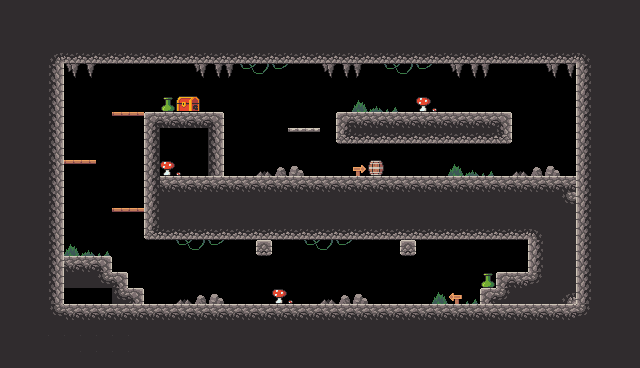

Tiled map render using the project's own tile images. Description and the whole map definition, tile-layer contents included, below:
An orthogonal 40x23 tile map with 16x16 px tiles, 1 tile layer (Background), 3 tilesets and 39 objects (15x Fruit, 4x Platform, Checkpoint, Player, Saw, ...).

<map version="1.10" tiledversion="1.11.2" orientation="orthogonal" renderorder="right-down" width="40" height="23" tilewidth="16" tileheight="16" infinite="0" nextlayerid="5" nextobjectid="141">
 <tileset firstgid="1" source="Tileset_Cave.tsx" />
 <tileset firstgid="9" source="background.tsx" />
 <tileset firstgid="489" source="tileset-cave.tsx" />
 <layer id="2" name="Background" width="40" height="23">
  <data encoding="csv">
511,511,511,511,511,511,511,511,511,511,511,511,511,511,511,511,511,511,511,511,511,511,511,511,511,511,511,511,511,511,511,511,511,511,511,511,511,511,511,511,
511,511,511,511,511,511,511,511,511,511,511,511,511,511,511,511,511,511,511,511,511,511,511,511,511,511,511,511,511,511,511,511,511,511,511,511,511,511,511,511,
511,511,511,511,511,511,511,511,511,511,511,511,511,511,511,511,511,511,511,511,511,511,511,511,511,511,511,511,511,511,511,511,511,511,511,511,511,511,511,511,
511,511,511,492,532,532,532,532,532,532,532,532,532,532,532,532,532,532,532,532,532,532,532,532,532,532,532,532,532,532,532,532,532,532,532,532,493,511,511,511,
511,511,511,512,496,497,0,0,0,0,0,0,496,497,498,526,527,528,0,0,496,497,498,0,526,527,528,0,496,497,498,0,0,0,496,497,510,511,511,511,
511,511,511,512,0,0,0,0,0,0,0,0,0,0,0,0,0,0,0,0,0,0,0,0,0,0,0,0,0,0,0,0,0,0,0,0,510,511,511,511,
511,511,511,512,0,0,0,0,0,0,900,938,939,0,0,0,0,0,0,0,0,0,499,500,501,0,563,564,0,0,0,0,0,0,0,0,510,511,511,511,
511,511,511,512,0,0,0,868,868,489,490,490,490,491,0,0,0,0,0,0,0,489,490,490,490,490,490,490,490,490,490,491,0,0,0,0,510,511,511,511,
511,511,511,512,0,0,0,0,0,510,0,0,0,512,0,0,0,0,867,867,0,531,532,532,532,532,532,532,532,532,532,533,0,0,0,0,510,511,511,511,
511,511,511,512,0,0,0,0,0,510,0,0,0,512,0,0,0,0,0,0,0,0,0,0,0,0,0,0,0,0,0,0,0,0,0,0,510,511,511,511,
511,511,511,512,868,868,0,0,0,510,563,564,0,512,0,0,559,560,561,0,0,0,911,930,0,0,0,0,499,500,501,0,559,560,561,0,510,511,511,511,
511,511,511,512,0,0,0,0,0,510,490,490,490,490,490,490,490,490,490,490,490,490,490,490,490,490,490,490,490,490,490,490,490,490,490,490,510,511,511,511,
511,511,511,512,0,0,0,0,0,510,511,511,511,511,511,511,511,511,511,511,511,511,511,511,511,511,511,511,511,511,511,511,511,511,511,513,510,511,511,511,
511,511,511,512,0,0,0,868,868,510,511,511,511,511,511,511,511,511,511,511,511,511,511,511,511,511,511,511,511,511,511,511,511,511,511,511,510,511,511,511,
511,511,511,512,0,0,0,0,0,531,532,532,532,532,532,532,532,532,532,532,532,532,532,532,532,532,532,532,532,532,532,532,532,493,511,511,510,511,511,511,
511,511,511,512,499,500,501,0,0,0,0,526,527,528,0,0,494,0,0,526,527,528,0,0,0,494,0,0,0,0,0,0,0,510,511,511,510,511,511,511,
511,511,511,512,490,490,491,0,0,0,0,0,0,0,0,0,0,0,0,0,0,0,0,0,0,0,0,0,0,0,0,0,0,510,511,511,510,511,511,511,
511,511,511,512,511,511,513,491,0,0,0,0,0,0,0,0,0,0,0,0,0,0,0,0,0,0,0,0,0,0,900,489,490,514,511,511,510,511,511,511,
511,511,511,512,0,0,0,513,491,0,0,559,560,561,0,0,0,563,564,0,559,560,561,0,0,0,0,499,912,501,489,514,574,574,511,492,510,511,511,511,
511,511,511,513,490,490,490,490,490,490,490,490,490,490,490,490,490,490,490,490,490,490,490,490,490,490,490,490,490,490,490,490,490,490,490,490,514,511,511,511,
511,511,511,402,402,402,402,402,402,511,511,511,511,511,511,511,511,511,511,511,511,511,511,511,511,511,511,511,511,511,511,511,511,511,511,511,511,511,511,511,
511,511,511,511,511,402,402,402,402,511,511,511,511,511,511,511,511,511,511,511,511,511,511,511,511,511,511,511,511,511,511,511,511,511,511,511,511,511,511,511,
511,511,511,511,511,511,511,511,511,511,511,511,511,511,511,511,511,511,511,511,511,511,511,511,511,511,511,511,511,511,511,511,511,511,511,511,511,511,511,511
</data>
 </layer>
 <objectgroup id="3" name="Collisions">
  <object id="77" x="48" y="48" width="544" height="16" />
  <object id="78" x="576" y="48" width="16" height="272" />
  <object id="79" x="48" y="304" width="544" height="16" />
  <object id="82" x="48" y="48" width="15.6666" height="272" />
  <object id="110" x="144" y="112.333" width="80" height="15.6667" />
  <object id="111" x="144.5" y="176" width="431.5" height="64" />
  <object id="112" x="528" y="240" width="48" height="64" />
  <object id="113" x="496.667" y="272" width="31.333" height="31.9997" />
  <object id="114" x="479.333" y="287.333" width="17.3333" height="16.667" />
  <object id="115" x="64" y="255.333" width="48" height="16.667" />
  <object id="116" x="64" y="272" width="64" height="32" />
  <object id="117" x="128" y="288" width="16" height="16" />
  <object id="118" x="256" y="240" width="16" height="16" />
  <object id="119" x="400" y="240" width="16" height="16" />
  <object id="120" x="336" y="112" width="176" height="32" />
  <object id="121" type="Platform" x="64.6667" y="159.333" width="31.3333" height="16.667" />
  <object id="122" type="Platform" x="112" y="208" width="32.6667" height="16" />
  <object id="123" type="Platform" x="112" y="112" width="32" height="16" />
  <object id="130" type="Platform" x="288" y="128" width="32" height="16" />
 </objectgroup>
 <objectgroup id="4" name="Spawnpoints">
  <object id="101" name="Checkpoint" type="Checkpoint" x="528" y="112" width="32" height="64">
   <properties>
    <property name="next_level" value="Level-03.tmx" />
    <property name="type" value="Checkpoint" />
   </properties>
  </object>
  <object id="102" name="Player" type="Player" x="81" y="224.5" width="30" height="31" />
  <object id="103" name="Apple" type="Fruit" x="128" y="80" width="32" height="32" />
  <object id="125" name="Apple" type="Fruit" x="160" y="80" width="32" height="32" />
  <object id="126" name="Apple" type="Fruit" x="144" y="64" width="32" height="32" />
  <object id="104" name="Saw" type="Saw" x="400" y="144" width="32" height="32">
   <properties>
    <property name="isVertical" type="bool" value="false" />
    <property name="offNeg" type="float" value="6" />
    <property name="offPos" type="float" value="3" />
   </properties>
  </object>
  <object id="105" name="Chicken" type="Chicken" x="288" y="272" width="32" height="32">
   <properties>
    <property name="offNeg" type="float" value="8" />
    <property name="offPos" type="float" value="4" />
   </properties>
  </object>
  <object id="106" name="Orange" type="Fruit" x="112" y="176" width="32" height="32" />
  <object id="128" name="Bananas" type="Fruit" x="400" y="144" width="32" height="32" />
  <object id="132" name="Bananas" type="Fruit" x="432" y="144" width="32" height="32" />
  <object id="133" name="Bananas" type="Fruit" x="464" y="144" width="32" height="32" />
  <object id="134" name="Bananas" type="Fruit" x="496" y="144" width="32" height="32" />
  <object id="131" name="Bananas" type="Fruit" x="368" y="144" width="32" height="32" />
  <object id="135" name="Bananas" type="Fruit" x="336" y="144" width="32" height="32" />
  <object id="124" name="Orange" type="Fruit" x="64" y="128" width="32" height="32" />
  <object id="109" name="Play" type="Button" x="576" y="48" width="16" height="16" />
  <object id="136" name="Orange" type="Fruit" x="496" y="240" width="32" height="32" />
  <object id="137" name="Orange" type="Fruit" x="464" y="256" width="32" height="32" />
  <object id="138" name="Orange" type="Fruit" x="432" y="272" width="32" height="32" />
  <object id="139" name="Orange" type="Fruit" x="400" y="272" width="32" height="32" />
 </objectgroup>
</map>
